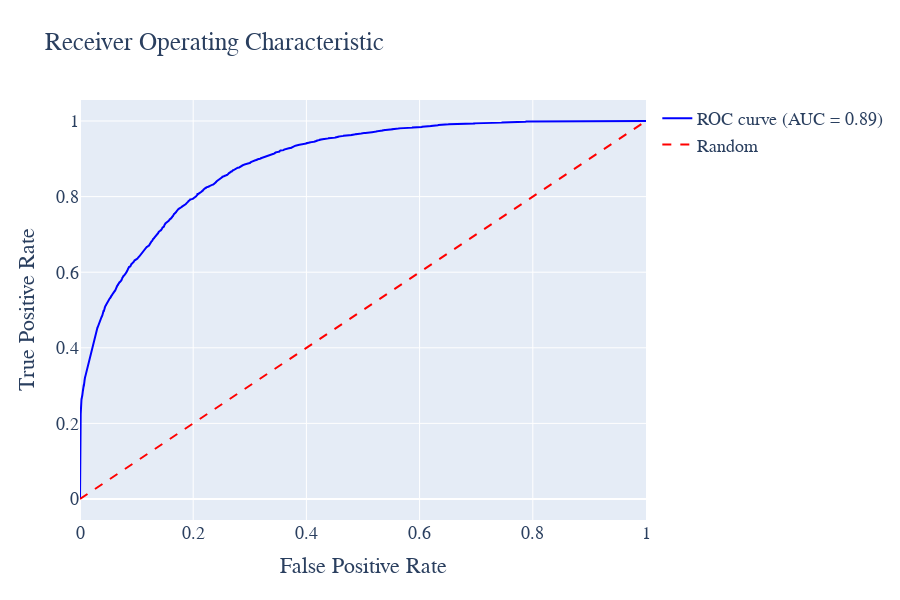

The notebook cell this image was saved under:
### Code cell
# %%
import plotly.graph_objects as go
from sklearn.metrics import roc_curve, auc

# 计算ROC曲线
roc_auc = auc(fpr, tpr)

# 计算ROC曲线
roc_auc = auc(fpr, tpr)

# 创建布局
layout = go.Layout(
    title='Receiver Operating Characteristic',
    xaxis=dict(title='False Positive Rate'),
    yaxis=dict(title='True Positive Rate'),
    hovermode='closest',
    width=900, height=600,
    font=dict(family='Times New Roman', size=18)
)

# 创建ROC曲线图形
roc_trace = go.Scatter(
    x=fpr,
    y=tpr,
    mode='lines',
    line=dict(color='blue', width=2),
    name='ROC curve (AUC = %0.2f)' % roc_auc
)

# 创建对角线图形
diagonal_trace = go.Scatter(
    x=[0, 1],
    y=[0, 1],
    mode='lines',
    line=dict(color='red', width=2, dash='dash'),
    name='Random'
)

# 创建图表数据
data = [roc_trace, diagonal_trace]

# 创建图表
fig = go.Figure(data=data, layout=layout)

fig.write_html('Image/4_7_3.html')
# 显示图表
fig.show()

### Figure 1 — Plotly figure (JSON) as saved in the notebook; plotly's stock layout.template omitted (floating-point values rounded to 4 significant figures; data arrays with more than 128 entries replaced by an {"elided": "..."} marker saying what was removed)
{"data": [{"line": {"color": "blue", "width": 2}, "mode": "lines", "name": "ROC curve (AUC = 0.89)", "type": "scatter", "x": {"elided": "4360 float values"}, "y": {"elided": "4360 float values"}}, {"line": {"color": "red", "dash": "dash", "width": 2}, "mode": "lines", "name": "Random", "type": "scatter", "x": [0, 1], "y": [0, 1]}], "layout": {"font": {"family": "Times New Roman", "size": 18}, "height": 600, "hovermode": "closest", "title": {"text": "Receiver Operating Characteristic"}, "width": 900, "xaxis": {"title": {"text": "False Positive Rate"}}, "yaxis": {"title": {"text": "True Positive Rate"}}}}
